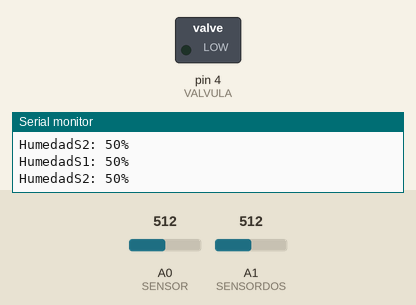
Recording of a sketch running on a simulated Arduino Uno, built with avr-gcc and run on an emulated ATmega328P. Parts: switched loads named in the sketch (green lamp = pin HIGH), the last lines printed to the serial monitor. Inputs (shaded band) come from the test bench; at power-on: A0 (SENSOR) = 512, A1 (SENSORDOS) = 512.

Above: at 1.2 s.
1.3 s: A0 (SENSOR) set to 803
2.8 s: A0 (SENSOR) set to 830
At 4.0 s:
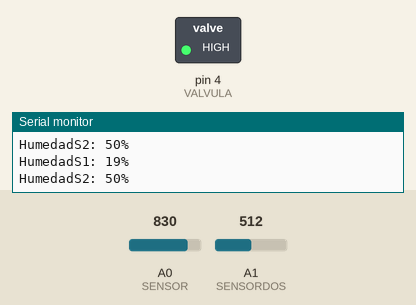
4.3 s: A0 (SENSOR) set to 716
At 4.6 s:
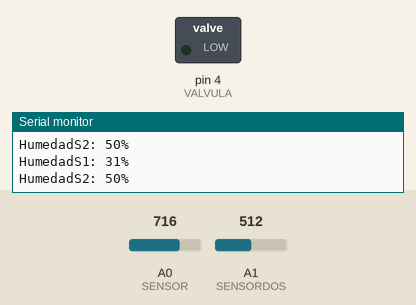
5.8 s: A1 (SENSORDOS) set to 12
7.3 s: A1 (SENSORDOS) set to 9
10.3 s: A1 (SENSORDOS) set to 805
11.8 s: A1 (SENSORDOS) set to 837
At 12.5 s:
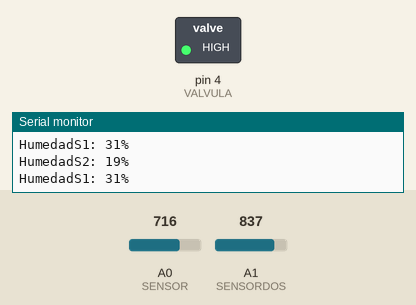
Timing chart, 0 to 14.3 s (numbered marks = the images above; inputs shaded):
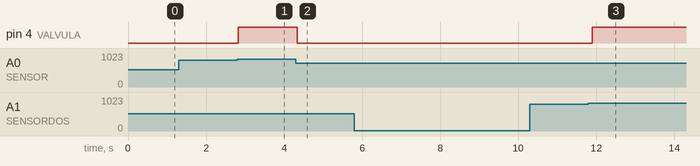

Measured:
- the behaviour switches between 818 and 819 on A0 (SENSOR) (found by bisection; images 0 and 1)
- the behaviour switches between 818 and 819 on A1 (SENSORDOS) (found by bisection; images 2 and 3)
- after the input at 2.8 s, pin 4 (VALVULA): LOW → HIGH at once
- after the input at 4.3 s, pin 4 (VALVULA): HIGH → LOW at once
- after the input at 11.8 s, pin 4 (VALVULA): LOW → HIGH after 0.10 s

The sketch:

humedadT1.ino
```cpp
#define SENSOR A0
#define SENSORDOS A1
#define VALVULA 4

void setup() {
  pinMode(SENSOR, INPUT);
  pinMode(SENSORDOS, INPUT);
  pinMode(VALVULA, OUTPUT);
  Serial.begin(9600);
}

void loop() {

  //Se hace la lectura analoga del pin A0 (sensor) y se pasa por la funcion
  //map() para ajustar los valores leidos a los porcentajes que queremos utilizar
  int valorS1 = mapeoHumedad(SENSOR);
  int valorS2 = mapeoHumedad(SENSORDOS);


  if((valorS1 > 20) && (valorS2>20))
  {
    digitalWrite(VALVULA, LOW);
  }
  else
  {
    digitalWrite(VALVULA, HIGH);
  }


  Serial.print("HumedadS1: ");
  Serial.print(valorS1);
  Serial.println("%");

  Serial.print("HumedadS2: ");
  Serial.print(valorS2);
  Serial.println("%");

  delay(100);
}

int mapeoHumedad(int pinSensor)
{
  int valorHumedad = map(analogRead(pinSensor), 0, 1023, 100, 0);
  return valorHumedad;
}
```
